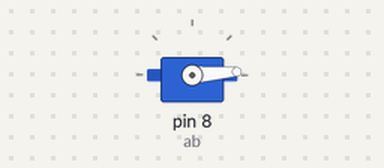
Recording of a sketch running on a simulated Arduino Uno, built with avr-gcc and run on an emulated ATmega328P. On the bench: servo.

Above: at 0.05 s.
At 1.3 s:
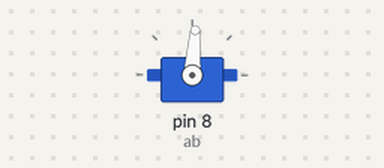
At 2.6 s:
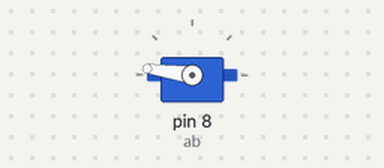
At 5.2 s:
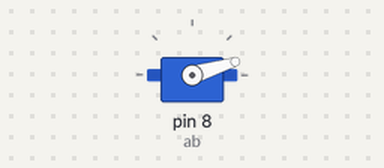
Timing chart, 0 to 7.1 s (numbered marks = the images above):
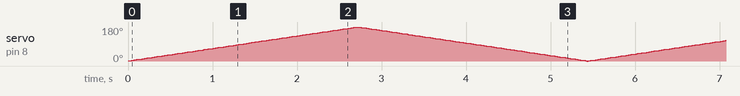

The sketch:

Servo_Example_2.ino
```cpp
#include <Servo.h>
Servo ab;


void setup()
{
  // put your setup code here, to run once:
  ab.attach(8);
}

void loop()
{
  // put your main code here, to run repeatedly:
  for(int p=1;p<=180;p++)
  {
    ab.write(p);
    delay(15);
  }
  for(int p=180;p>=0;p--)
  {
    ab.write(p);
    delay(15);
  }
}
```
